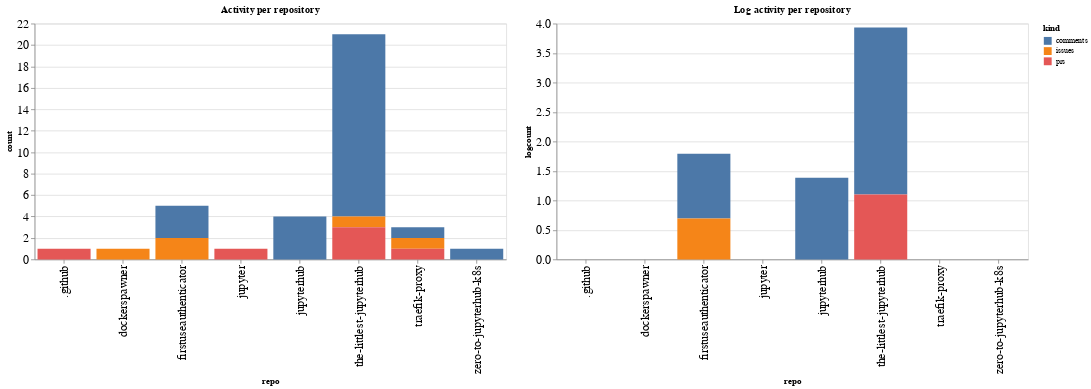

Write notebook code for a chart like this one.
### Code cell
ch1 = alt.Chart(repo_summaries, width=600, title="Activity per repository").mark_bar().encode(
    x='repo',
    y='count',
    color='kind',
    tooltip="kind"
)

ch2 = alt.Chart(repo_summaries, width=600, title="Log activity per repository").mark_bar().encode(
    x='repo',
    y='logcount',
    color='kind',
    tooltip="kind"
)

ch1 | ch2

### Figure 1 — Vega-Lite specification as saved in the notebook (floating-point values rounded to 4 significant figures)
{"config": {"axisLeft": {"labelFontSize": 15}, "axisBottom": {"labelFontSize": 15}}, "hconcat": [{"mark": "bar", "encoding": {"color": {"type": "nominal", "field": "kind"}, "tooltip": {"type": "nominal", "field": "kind"}, "x": {"type": "nominal", "field": "repo"}, "y": {"type": "quantitative", "field": "count"}}, "title": "Activity per repository", "width": 600}, {"mark": "bar", "encoding": {"color": {"type": "nominal", "field": "kind"}, "tooltip": {"type": "nominal", "field": "kind"}, "x": {"type": "nominal", "field": "repo"}, "y": {"type": "quantitative", "field": "logcount"}}, "title": "Log activity per repository", "width": 600}], "data": {"name": "data-700230a06872f1a432e439d87f7cce7e"}, "$schema": "https://vega.github.io/schema/vega-lite/v4.8.1.json", "datasets": {"data-700230a06872f1a432e439d87f7cce7e": [{"repo": ".github", "kind": "prs", "count": 1, "logcount": 0.0}, {"repo": "dockerspawner", "kind": "issues", "count": 1, "logcount": 0.0}, {"repo": "firstuseauthenticator", "kind": "comments", "count": 3, "logcount": 1.099}, {"repo": "firstuseauthenticator", "kind": "issues", "count": 2, "logcount": 0.6931}, {"repo": "jupyter", "kind": "prs", "count": 1, "logcount": 0.0}, {"repo": "jupyterhub", "kind": "comments", "count": 4, "logcount": 1.386}, {"repo": "the-littlest-jupyterhub", "kind": "comments", "count": 17, "logcount": 2.833}, {"repo": "the-littlest-jupyterhub", "kind": "issues", "count": 1, "logcount": 0.0}, {"repo": "the-littlest-jupyterhub", "kind": "prs", "count": 3, "logcount": 1.099}, {"repo": "traefik-proxy", "kind": "comments", "count": 1, "logcount": 0.0}, {"repo": "traefik-proxy", "kind": "issues", "count": 1, "logcount": 0.0}, {"repo": "traefik-proxy", "kind": "prs", "count": 1, "logcount": 0.0}, {"repo": "zero-to-jupyterhub-k8s", "kind": "comments", "count": 1, "logcount": 0.0}]}}
